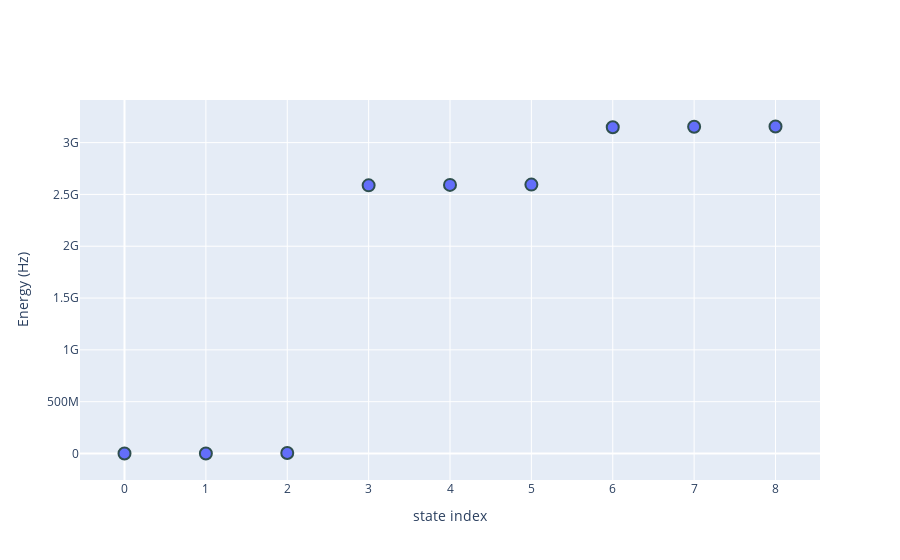

This figure's notebook cell:
### Code cell
state_probs_text = [nvmodels.utilities.two_qutrit_state_to_text(s, decimals=5) for s in eigenstates]
nvmodels.plotting.plot_eigenspectrum_plotly(eigenvalues, state_probs_text, ylabel = "Energy (Hz)")

### Figure 1 — Plotly figure (JSON) as saved in the notebook; plotly's stock layout.template omitted (floating-point values rounded to 4 significant figures)
{"data": [{"hovertext": ["0.001|1,0> + 1.000|0,1>", "1.000|0,-1> + 0.001|-1,0>", "0.001|1,-1> + 1.000|0,0> + 0.001|-1,1>", "1.000|-1,-1>", "0.000|1,-1> + 0.001|0,0> + 1.000|-1,1>", "0.001|0,-1> + 1.000|-1,0>", "1.000|1,1>", "1.000|1,-1> + 0.001|0,0>", "1.000|1,0> + 0.001|0,1>"], "line": {"width": 0}, "marker": {"line": {"color": "DarkSlateGrey", "width": 2}, "size": 12}, "mode": "markers", "type": "scatter", "y": [0, 61030.0, 5038000.0, 2588000000.0, 2592000000.0, 2595000000.0, 3148000000.0, 3153000000.0, 3155000000.0]}], "layout": {"xaxis": {"title": {"text": "state index"}}, "yaxis": {"tickformat": "s", "title": {"text": "Energy (Hz)"}}}}
